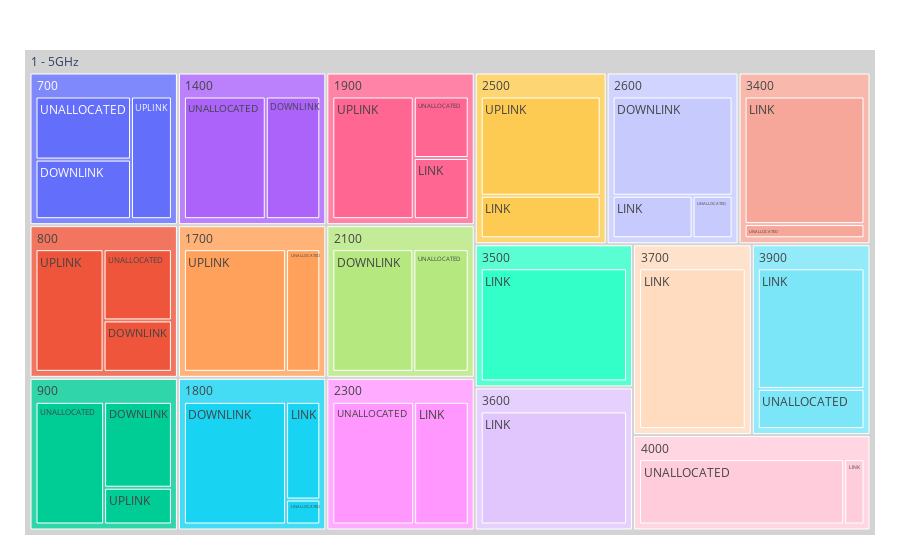

Notebook code for this chart:
### Markdown cell above
## User Generated Frequency List

### Code cell
import plotly_express as px

fig = px.treemap(userGenFreq, path=[px.Constant('1 - 5GHz'), 'FREQUENCY', 'TYPE'], values='BW')
fig.update_traces(root_color="lightgrey")
fig.update_layout(margin = dict(t=50, l=25, r=25, b=25))
fig.write_html('Ofcom Treemaps/userGenFreqTreemap.html')
fig.show()

### Figure 1 — Plotly figure (JSON) as saved in the notebook; plotly's stock layout.template omitted (floating-point values rounded to 4 significant figures; data arrays with more than 128 entries replaced by an {"elided": "..."} marker saying what was removed)
{"data": [{"branchvalues": "total", "domain": {"x": [0, 1], "y": [0, 1]}, "hovertemplate": "labels=%{label}<br>BW=%{value}<br>parent=%{parent}<br>id=%{id}<extra></extra>", "ids": {"elided": "221 str values"}, "labels": {"elided": "221 str values"}, "name": "", "parents": {"elided": "221 str values"}, "root": {"color": "lightgrey"}, "type": "treemap", "values": {"elided": "221 float values"}}], "layout": {"legend": {"tracegroupgap": 0}, "margin": {"b": 25, "l": 25, "r": 25, "t": 50}}}
